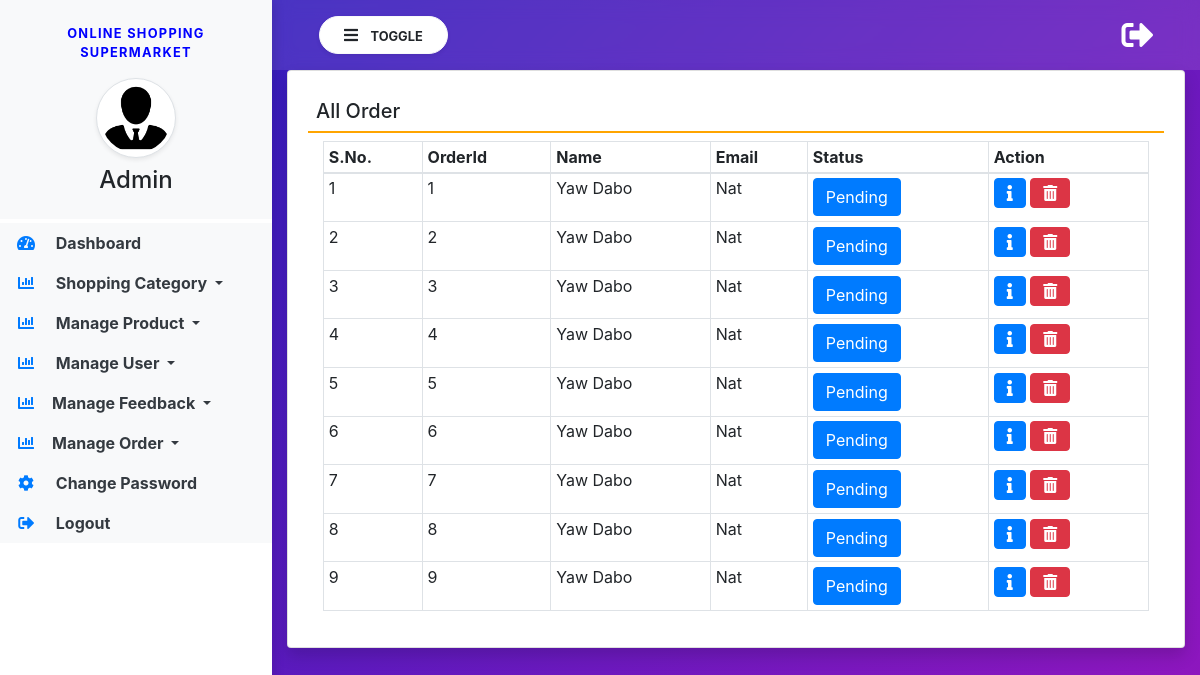
/manage-order/, run on an earlier commit of the app's database.
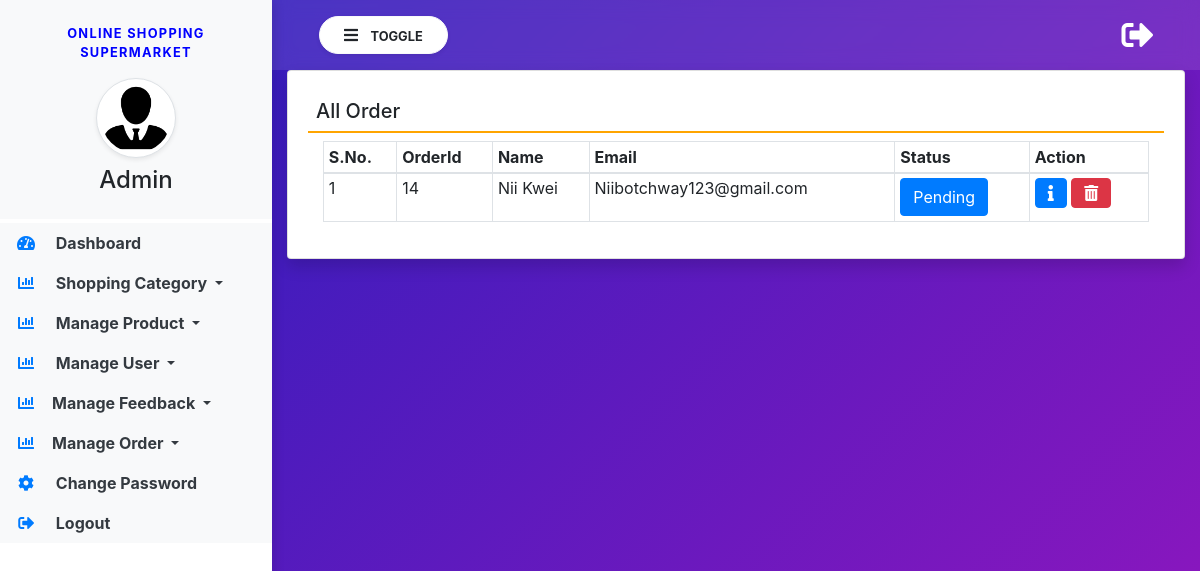
And on a later commit of the database.
### groceryapp/models.py (models this page shows, shortened)
class Booking(models.Model):
    user = models.ForeignKey(User, on_delete=models.CASCADE, null=True, blank=True)
    product = models.TextField(default={'objects': []}, null=True, blank=True)
    total = models.CharField(max_length=100, null=True, blank=True)
    status = models.IntegerField(choices=ORDERSTATUS, default=1)
    created = models.DateTimeField(auto_now_add=True)
    updated = models.DateTimeField(auto_now=True)

### groceryapp/views.py (the view)
# urls.py: path('manage-order/', manage_order, name="manage_order"),
def manage_order(request):
    action = request.GET.get('action', 0)
    order = Booking.objects.filter(status=int(action))
    order_status = ORDERSTATUS[int(action)-1][1]
    if int(action) == 0:
        order = Booking.objects.filter()
        order_status = 'All'
    return render(request, 'manage_order.html', locals())

### groceryapp/templatetags/custom_tags.py (called while the page is built)
@register.filter()
def get_product(productli):
    try:
        productli = productli.replace("'", '"')
        myli = json.loads(str(productli))['objects'][0]
        pro_li = [int(i) for i in myli.keys()]
        product = Product.objects.filter(id__in=pro_li)
        return product
    except (json.JSONDecodeError, KeyError, ValueError, TypeError):
        return None

@register.simple_tag
def get_qty(pro, bookid):
    try:
        book = Booking.objects.get(id=bookid)
        productli = book.product.replace("'", '"')
        myli = json.loads(str(productli))['objects'][0]
        return myli.get(str(pro), 0)
    except (Booking.DoesNotExist, json.JSONDecodeError, KeyError, ValueError, TypeError):
        return 0

### groceryapp/templates/manage_order.html (shortened to what this page needs)
{% extends 'admin_base.html' %}
{% block main %}
{% load custom_tags %}
{% load static %}
<div class="card shadow">
    <div class="card-body">
        <h5 class="p-2" style="border-bottom: 2px solid orange;">{{order_status}} Order</h5>
        <div class="container-fluid">
            <table class="table table-bordered table-sm" id="example">
                <thead>
                <tr>
                    <th>S.No.</th>
                    <th>OrderId</th>
                    <th>Name</th>
                    <th>Email</th>
                    <th>Status</th>
                    <th>Action</th>
                </tr>
                </thead>
                <tbody>
                {% for i in order %}
                <tr>
                    <td>{{forloop.counter}}</td>
                    <td>{{i.id}}</td>
                    <td>{{i.user.first_name}} {{i.user.last_name}}</td>
                    <td>{{i.user.username}}</td>
                    <td>
                        <a href="/admin-order-track/{{i.id}}/" class="btn btn-primary" title="Track Status">{{i.get_status_display}}</a>
                    </td>
                    <td>
                        <button type="button" class="btn btn-primary" data-toggle="modal" data-target="#exampleModal-{{forloop.counter}}">
                          <i class="fas fa-info"></i>
                        </button>
                        <a href="/delete-order/{{i.id}}/?action={{request.GET.action}}" class="btn btn-danger"
                           onclick="return confirm('Are You Sure?')">
                            <i class="fas fa-trash-alt"></i>
                        </a>
                    </td>
                </tr>
                {% endfor %}
                </tbody>
            </table>
        </div>
    </div>
</div>
{% endblock %}

What changed in the data, as far as the page shows it:
removed Booking: id "1", user.first_name "Yaw", user.last_name "Dabo", user.username "Nat", status "Pending"
removed Booking: id "2", user.first_name "Yaw", user.last_name "Dabo", user.username "Nat", status "Pending"
removed Booking: id "3", user.first_name "Yaw", user.last_name "Dabo", user.username "Nat", status "Pending"
removed Booking: id "4", user.first_name "Yaw", user.last_name "Dabo", user.username "Nat", status "Pending"
removed Booking: id "5", user.first_name "Yaw", user.last_name "Dabo", user.username "Nat", status "Pending"
removed Booking: id "6", user.first_name "Yaw", user.last_name "Dabo", user.username "Nat", status "Pending"
removed Booking: id "7", user.first_name "Yaw", user.last_name "Dabo", user.username "Nat", status "Pending"
removed Booking: id "8", user.first_name "Yaw", user.last_name "Dabo", user.username "Nat", status "Pending"
removed Booking: id "9", user.first_name "Yaw", user.last_name "Dabo", user.username "Nat", status "Pending"
added Booking: id "14", user.first_name "Nii", user.last_name "Kwei", user.username "Niibotchway123@gmail.com", status "Pending"
